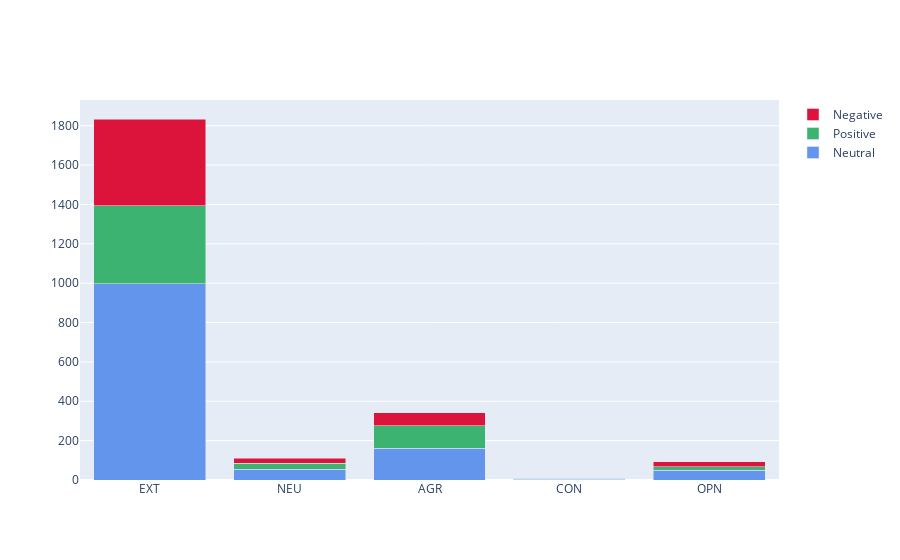

The notebook cell saved with this chart:
### Code cell
plot = pg.Figure(data=[go.Bar(
    name = 'Neutral',
    marker_color = 'cornflowerblue',
    x = traits,
    y = traitCounts["neu"]
   ),
                       go.Bar(
    name = 'Positive',
        marker_color = 'mediumseagreen',
        x = traits,
        y = traitCounts["pos"]
   ),
   go.Bar(
   name = 'Negative',
        marker_color = 'crimson',
        x = traits,
        y = traitCounts["neg"]
   )
])

config = {
    'toImageButtonOptions': {
        'format': 'png',
        'height': 500,
        'width': 890,
        'scale': 10
    }
}

plot.update_layout(barmode='stack')
plot.show(config=config)

### Figure 1 — Plotly figure (JSON) as saved in the notebook; plotly's stock layout.template omitted (floating-point values rounded to 4 significant figures)
{"data": [{"marker": {"color": "cornflowerblue"}, "name": "Neutral", "type": "bar", "x": ["EXT", "NEU", "AGR", "CON", "OPN"], "y": [998, 55, 161, 5, 50]}, {"marker": {"color": "mediumseagreen"}, "name": "Positive", "type": "bar", "x": ["EXT", "NEU", "AGR", "CON", "OPN"], "y": [395, 30, 115, 3, 18]}, {"marker": {"color": "crimson"}, "name": "Negative", "type": "bar", "x": ["EXT", "NEU", "AGR", "CON", "OPN"], "y": [441, 26, 66, 1, 26]}], "layout": {"barmode": "stack"}}
